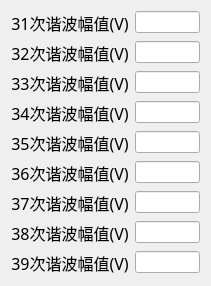
      <widget class="QWidget" name="layoutWidget_6">
       <property name="geometry">
        <rect>
         <x>570</x>
         <y>350</y>
         <width>211</width>
         <height>230</height>
        </rect>
       </property>
       <layout class="QFormLayout" name="formLayout_10">
        <item row="0" column="0">
         <widget class="QLabel" name="label_237">
          <property name="font">
           <font>
            <family>楷体</family>
            <pointsize>12</pointsize>
           </font>
          </property>
          <property name="text">
           <string>31次谐波幅值(V)</string>
          </property>
          <property name="alignment">
           <set>Qt::AlignCenter</set>
          </property>
         </widget>
        </item>
        <item row="0" column="1">
         <widget class="QLineEdit" name="sanshiyicixiebofuzhi"/>
        </item>
        <item row="1" column="0">
         <widget class="QLabel" name="label_238">
          <property name="font">
           <font>
            <family>楷体</family>
            <pointsize>12</pointsize>
           </font>
          </property>
          <property name="text">
           <string>32次谐波幅值(V)</string>
          </property>
          <property name="alignment">
           <set>Qt::AlignCenter</set>
          </property>
         </widget>
        </item>
        <item row="1" column="1">
         <widget class="QLineEdit" name="sanshiercixiebofuzhi"/>
        </item>
        <item row="2" column="0">
         <widget class="QLabel" name="label_239">
          <property name="font">
           <font>
            <family>楷体</family>
            <pointsize>12</pointsize>
           </font>
          </property>
          <property name="text">
           <string>33次谐波幅值(V)</string>
          </property>
          <property name="alignment">
           <set>Qt::AlignCenter</set>
          </property>
         </widget>
        </item>
        <item row="2" column="1">
         <widget class="QLineEdit" name="sanshisancixiebofuzhi"/>
        </item>
        <item row="3" column="0">
         <widget class="QLabel" name="label_240">
          <property name="font">
           <font>
            <family>楷体</family>
            <pointsize>12</pointsize>
           </font>
          </property>
          <property name="text">
           <string>34次谐波幅值(V)</string>
          </property>
          <property name="alignment">
           <set>Qt::AlignCenter</set>
          </property>
         </widget>
        </item>
        <item row="3" column="1">
         <widget class="QLineEdit" name="sanshisicixiebofuzhi"/>
        </item>
        <item row="4" column="0">
         <widget class="QLabel" name="label_246">
          <property name="font">
           <font>
            <family>楷体</family>
            <pointsize>12</pointsize>
           </font>
          </property>
          <property name="text">
           <string>35次谐波幅值(V)</string>
          </property>
          <property name="alignment">
           <set>Qt::AlignCenter</set>
          </property>
         </widget>
        </item>
        <item row="4" column="1">
         <widget class="QLineEdit" name="sanshiwucixiebofuzhi"/>
        </item>
        <item row="5" column="0">
         <widget class="QLabel" name="label_241">
          <property name="font">
           <font>
            <family>楷体</family>
            <pointsize>12</pointsize>
           </font>
          </property>
          <property name="text">
           <string>36次谐波幅值(V)</string>
          </property>
          <property name="alignment">
           <set>Qt::AlignCenter</set>
          </property>
         </widget>
        </item>
        <item row="5" column="1">
         <widget class="QLineEdit" name="sanshiliucixiebofuzhi"/>
        </item>
        <item row="6" column="0">
         <widget class="QLabel" name="label_242">
          <property name="font">
           <font>
            <family>楷体</family>
            <pointsize>12</pointsize>
           </font>
          </property>
          <property name="text">
           <string>37次谐波幅值(V)</string>
          </property>
          <property name="alignment">
           <set>Qt::AlignCenter</set>
          </property>
         </widget>
        </item>
        <item row="6" column="1">
         <widget class="QLineEdit" name="sanshiqicixiebofuzhi"/>
        </item>
        <item row="7" column="0">
         <widget class="QLabel" name="label_243">
          <property name="font">
           <font>
            <family>楷体</family>
            <pointsize>12</pointsize>
           </font>
          </property>
          <property name="text">
           <string>38次谐波幅值(V)</string>
          </property>
          <property name="alignment">
           <set>Qt::AlignCenter</set>
          </property>
         </widget>
        </item>
        <item row="7" column="1">
         <widget class="QLineEdit" name="sanshibacixiebofuzhi"/>
        </item>
        <item row="8" column="0">
         <widget class="QLabel" name="label_244">
          <property name="font">
           <font>
            <family>楷体</family>
            <pointsize>12</pointsize>
           </font>
          </property>
          <property name="text">
           <string>39次谐波幅值(V)</string>
          </property>
          <property name="alignment">
           <set>Qt::AlignCenter</set>
          </property>
         </widget>
        </item>
        <item row="8" column="1">
         <widget class="QLineEdit" name="sanshijiucixiebofuzhi"/>
        </item>
       </layout>
      </widget>
